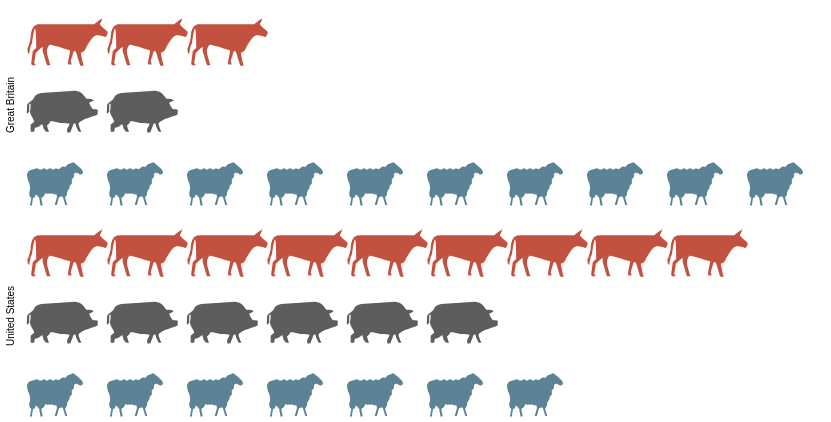

The Vega-Lite source for this figure:
### Vega specification from a JSON file in a GitHub repository (floating-point values rounded to 4 significant figures)
{"$schema": "https://vega.github.io/schema/vega/v4.json", "autosize": "pad", "padding": 5, "data": [{"name": "source_0", "values": [{"country": "Great Britain", "animal": "cattle", "col": 3}, {"country": "Great Britain", "animal": "cattle", "col": 2}, {"country": "Great Britain", "animal": "cattle", "col": 1}, {"country": "Great Britain", "animal": "pigs", "col": 2}, {"country": "Great Britain", "animal": "pigs", "col": 1}, {"country": "Great Britain", "animal": "sheep", "col": 10}, {"country": "Great Britain", "animal": "sheep", "col": 9}, {"country": "Great Britain", "animal": "sheep", "col": 8}, {"country": "Great Britain", "animal": "sheep", "col": 7}, {"country": "Great Britain", "animal": "sheep", "col": 6}, {"country": "Great Britain", "animal": "sheep", "col": 5}, {"country": "Great Britain", "animal": "sheep", "col": 4}, {"country": "Great Britain", "animal": "sheep", "col": 3}, {"country": "Great Britain", "animal": "sheep", "col": 2}, {"country": "Great Britain", "animal": "sheep", "col": 1}, {"country": "United States", "animal": "cattle", "col": 9}, {"country": "United States", "animal": "cattle", "col": 8}, {"country": "United States", "animal": "cattle", "col": 7}, {"country": "United States", "animal": "cattle", "col": 6}, {"country": "United States", "animal": "cattle", "col": 5}, {"country": "United States", "animal": "cattle", "col": 4}, {"country": "United States", "animal": "cattle", "col": 3}, {"country": "United States", "animal": "cattle", "col": 2}, {"country": "United States", "animal": "cattle", "col": 1}, {"country": "United States", "animal": "pigs", "col": 6}, {"country": "United States", "animal": "pigs", "col": 5}, {"country": "United States", "animal": "pigs", "col": 4}, {"country": "United States", "animal": "pigs", "col": 3}, {"country": "United States", "animal": "pigs", "col": 2}, {"country": "United States", "animal": "pigs", "col": 1}, {"country": "United States", "animal": "sheep", "col": 7}, {"country": "United States", "animal": "sheep", "col": 6}, {"country": "United States", "animal": "sheep", "col": 5}, {"country": "United States", "animal": "sheep", "col": 4}, {"country": "United States", "animal": "sheep", "col": 3}, {"country": "United States", "animal": "sheep", "col": 2}, {"country": "United States", "animal": "sheep", "col": 1}]}, {"name": "row_domain", "source": "source_0", "transform": [{"type": "aggregate", "groupby": ["country"]}]}], "signals": [{"name": "child_width", "value": 800}, {"name": "child_height", "value": 200}], "layout": {"padding": {"row": 10, "column": 10}, "columns": 1, "bounds": "full", "align": "all"}, "marks": [{"name": "row_header", "type": "group", "role": "row-header", "from": {"data": "row_domain"}, "sort": {"field": "datum[\"country\"]", "order": "ascending"}, "title": {"text": {"signal": "''+parent[\"country\"]"}, "offset": 10, "orient": "left", "style": "guide-label"}, "encode": {"update": {"height": {"signal": "child_height"}}}}, {"name": "cell", "type": "group", "style": "cell", "from": {"facet": {"name": "facet", "data": "source_0", "groupby": ["country"]}}, "sort": {"field": ["datum[\"country\"]"], "order": ["ascending"]}, "encode": {"update": {"width": {"signal": "child_width"}, "height": {"signal": "child_height"}}}, "marks": [{"name": "child_marks", "type": "symbol", "style": ["point"], "from": {"data": "facet"}, "encode": {"update": {"opacity": {"value": 1}, "fill": {"scale": "color", "field": "animal"}, "x": {"scale": "x", "field": "col"}, "y": {"scale": "y", "field": "animal"}, "size": {"value": 200}, "shape": {"scale": "shape", "field": "animal"}}}}]}], "scales": [{"name": "x", "type": "point", "domain": {"data": "source_0", "field": "col", "sort": true}, "range": [0, {"signal": "child_width"}], "padding": 0.5}, {"name": "y", "type": "point", "domain": {"data": "source_0", "field": "animal", "sort": true}, "range": [0, {"signal": "child_height"}], "padding": 0.5}, {"name": "color", "type": "ordinal", "domain": ["person", "cattle", "pigs", "sheep"], "range": ["rgb(162,160,152)", "rgb(194,81,64)", "rgb(93,93,93)", "rgb(91,131,149)"]}, {"name": "shape", "type": "ordinal", "domain": ["person", "cattle", "pigs", "sheep"], "range": ["M1.7 -1.7h-0.8c0.3 -0.2 0.6 -0.5 0.6 -0.9c0 -0.6 -0.4 -1 -1 -1c-0.6 0 -1 0.4 -1 1c0 0.4 0.2 0.7 0.6 0.9h-0.8c-0.4 0 -0.7 0.3 -0.7 0.6v1.9c0 0.3 0.3 0.6 0.6 0.6h0.2c0 0 0 0.1 0 0.1v1.9c0 0.3 0.2 0.6 0.3 0.6h1.3c0.2 0 0.3 -0.3 0.3 -0.6v-1.8c0 0 0 -0.1 0 -0.1h0.2c0.3 0 0.6 -0.3 0.6 -0.6v-2c0.2 -0.3 -0.1 -0.6 -0.4 -0.6z", "M4 -2c0 0 0.9 -0.7 1.1 -0.8c0.1 -0.1 -0.1 0.5 -0.3 0.7c-0.2 0.2 1.1 1.1 1.1 1.2c0 0.2 -0.2 0.8 -0.4 0.7c-0.1 0 -0.8 -0.3 -1.3 -0.2c-0.5 0.1 -1.3 1.6 -1.5 2c-0.3 0.4 -0.6 0.4 -0.6 0.4c0 0.1 0.3 1.7 0.4 1.8c0.1 0.1 -0.4 0.1 -0.5 0c0 0 -0.6 -1.9 -0.6 -1.9c-0.1 0 -0.3 -0.1 -0.3 -0.1c0 0.1 -0.5 1.4 -0.4 1.6c0.1 0.2 0.1 0.3 0.1 0.3c0 0 -0.4 0 -0.4 0c0 0 -0.2 -0.1 -0.1 -0.3c0 -0.2 0.3 -1.7 0.3 -1.7c0 0 -2.8 -0.9 -2.9 -0.8c-0.2 0.1 -0.4 0.6 -0.4 1c0 0.4 0.5 1.9 0.5 1.9l-0.5 0l-0.6 -2l0 -0.6c0 0 -1 0.8 -1 1c0 0.2 -0.2 1.3 -0.2 1.3c0 0 0.3 0.3 0.2 0.3c0 0 -0.5 0 -0.5 0c0 0 -0.2 -0.2 -0.1 -0.4c0 -0.1 0.2 -1.6 0.2 -1.6c0 0 0.5 -0.4 0.5 -0.5c0 -0.1 0 -2.7 -0.2 -2.7c-0.1 0 -0.4 2 -0.4 2c0 0 0 0.2 -0.2 0.5c-0.1 0.4 -0.2 1.1 -0.2 1.1c0 0 -0.2 -0.1 -0.2 -0.2c0 -0.1 -0.1 -0.7 0 -0.7c0.1 -0.1 0.3 -0.8 0.4 -1.4c0 -0.6 0.2 -1.3 0.4 -1.5c0.1 -0.2 0.6 -0.4 0.6 -0.4z", "M1.2 -2c0 0 0.7 0 1.2 0.5c0.5 0.5 0.4 0.6 0.5 0.6c0.1 0 0.7 0 0.8 0.1c0.1 0 0.2 0.2 0.2 0.2c0 0 -0.6 0.2 -0.6 0.3c0 0.1 0.4 0.9 0.6 0.9c0.1 0 0.6 0 0.6 0.1c0 0.1 0 0.7 -0.1 0.7c-0.1 0 -1.2 0.4 -1.5 0.5c-0.3 0.1 -1.1 0.5 -1.1 0.7c-0.1 0.2 0.4 1.2 0.4 1.2l-0.4 0c0 0 -0.4 -0.8 -0.4 -0.9c0 -0.1 -0.1 -0.3 -0.1 -0.3l-0.2 0l-0.5 1.3l-0.4 0c0 0 -0.1 -0.4 0 -0.6c0.1 -0.1 0.3 -0.6 0.3 -0.7c0 0 -0.8 0 -1.5 -0.1c-0.7 -0.1 -1.2 -0.3 -1.2 -0.2c0 0.1 -0.4 0.6 -0.5 0.6c0 0 0.3 0.9 0.3 0.9l-0.4 0c0 0 -0.4 -0.5 -0.4 -0.6c0 -0.1 -0.2 -0.6 -0.2 -0.5c0 0 -0.4 0.4 -0.6 0.4c-0.2 0.1 -0.4 0.1 -0.4 0.1c0 0 -0.1 0.6 -0.1 0.6l-0.5 0l0 -1c0 0 0.5 -0.4 0.5 -0.5c0 -0.1 -0.7 -1.2 -0.6 -1.4c0.1 -0.1 0.1 -1.1 0.1 -1.1c0 0 -0.2 0.1 -0.2 0.1c0 0 0 0.9 0 1c0 0.1 -0.2 0.3 -0.3 0.3c-0.1 0 0 -0.5 0 -0.9c0 -0.4 0 -0.4 0.2 -0.6c0.2 -0.2 0.6 -0.3 0.8 -0.8c0.3 -0.5 1 -0.6 1 -0.6z", "M-4.1 -0.5c0.2 0 0.2 0.2 0.5 0.2c0.3 0 0.3 -0.2 0.5 -0.2c0.2 0 0.2 0.2 0.4 0.2c0.2 0 0.2 -0.2 0.5 -0.2c0.2 0 0.2 0.2 0.4 0.2c0.2 0 0.2 -0.2 0.4 -0.2c0.1 0 0.2 0.2 0.4 0.1c0.2 0 0.2 -0.2 0.4 -0.3c0.1 0 0.1 -0.1 0.4 0c0.3 0 0.3 -0.4 0.6 -0.4c0.3 0 0.6 -0.3 0.7 -0.2c0.1 0.1 1.4 1 1.3 1.4c-0.1 0.4 -0.3 0.3 -0.4 0.3c-0.1 0 -0.5 -0.4 -0.7 -0.2c-0.3 0.2 -0.1 0.4 -0.2 0.6c-0.1 0.1 -0.2 0.2 -0.3 0.4c0 0.2 0.1 0.3 0 0.5c-0.1 0.2 -0.3 0.2 -0.3 0.5c0 0.3 -0.2 0.3 -0.3 0.6c-0.1 0.2 0 0.3 -0.1 0.5c-0.1 0.2 -0.1 0.2 -0.2 0.3c-0.1 0.1 0.3 1.1 0.3 1.1l-0.3 0c0 0 -0.3 -0.9 -0.3 -1c0 -0.1 -0.1 -0.2 -0.3 -0.2c-0.2 0 -0.3 0.1 -0.4 0.4c0 0.3 -0.2 0.8 -0.2 0.8l-0.3 0l0.3 -1c0 0 0.1 -0.6 -0.2 -0.5c-0.3 0.1 -0.2 -0.1 -0.4 -0.1c-0.2 -0.1 -0.3 0.1 -0.4 0c-0.2 -0.1 -0.3 0.1 -0.5 0c-0.2 -0.1 -0.1 0 -0.3 0.3c-0.2 0.3 -0.4 0.3 -0.4 0.3l0.2 1.1l-0.3 0l-0.2 -1.1c0 0 -0.4 -0.6 -0.5 -0.4c-0.1 0.3 -0.1 0.4 -0.3 0.4c-0.1 -0.1 -0.2 1.1 -0.2 1.1l-0.3 0l0.2 -1.1c0 0 -0.3 -0.1 -0.3 -0.5c0 -0.3 0.1 -0.5 0.1 -0.7c0.1 -0.2 -0.1 -1 -0.2 -1.1c-0.1 -0.2 -0.2 -0.8 -0.2 -0.8c0 0 -0.1 -0.5 0.4 -0.8z"]}], "config": {"axisY": {"minExtent": 30}, "style": {"cell": {"stroke": ""}}}}
